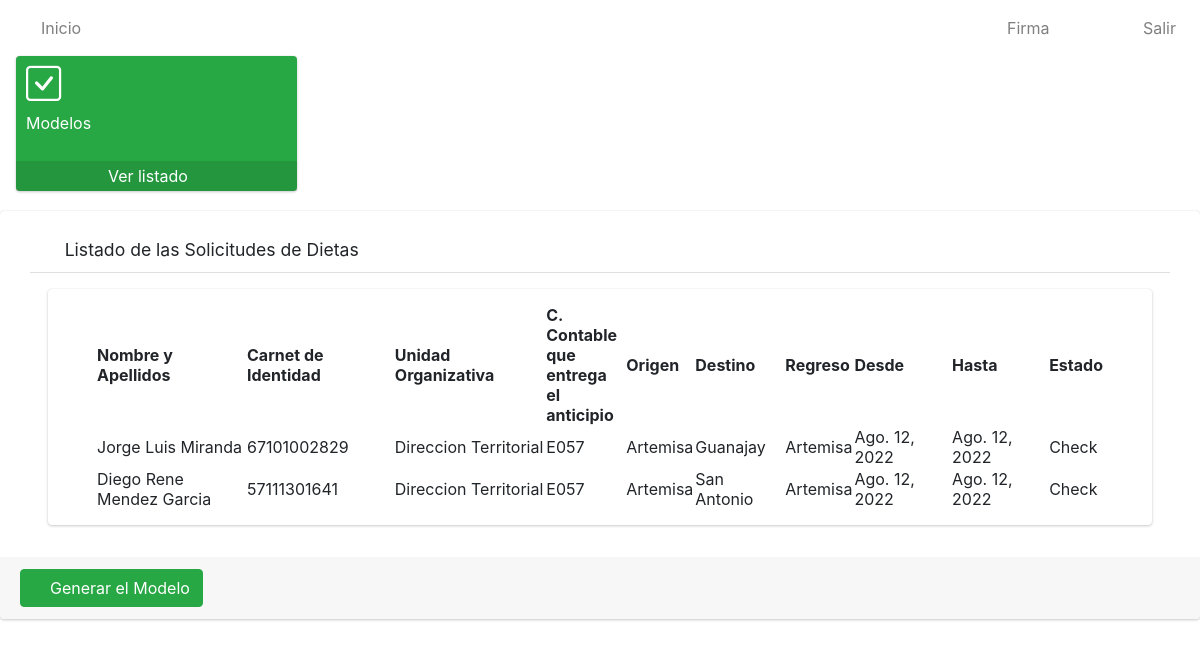
Screenshot of /modelo/solicitudes/listar/15/ with the database file from the repository.
### app/models.py (models this page shows, shortened)
class Solicitud(models.Model):
    numero=models.IntegerField()
    solicitante=models.ForeignKey(User, on_delete=models.CASCADE)
    trabajador=models.ForeignKey(Trabajador, on_delete=models.CASCADE)
    unidad_organizativa=models.ForeignKey(Unidad_Organizativa, on_delete=models.CASCADE)
    c_contable=models.CharField(max_length=4)
    provincia=models.ForeignKey(Provincia, on_delete=models.CASCADE)
    origen=models.ForeignKey(Municipio, on_delete=models.CASCADE, related_name='municipio_origen')
    destino=models.ForeignKey(Municipio, on_delete=models.CASCADE, related_name='municipio_destino')
    regreso=models.ForeignKey(Municipio, on_delete=models.CASCADE, related_name='municipio_regreso')
    fecha_inicio=models.DateField()
    fecha_final=models.DateField()
    estado=models.CharField(max_length=20)
    class Meta:
        verbose_name="Solicitud"
        verbose_name_plural="Solicitudes"

class Trabajador(models.Model):
    nombre_y_apellidos = models.CharField(max_length=80)
    ci=models.CharField(max_length=11, unique=True)
    def __str__(self):
            return self.nombre_y_apellidos
    class Meta:
        verbose_name = "Trabajador"
        verbose_name_plural = "Trabajadores"

class Unidad_Organizativa(models.Model):
    nombre=models.CharField(max_length=100)
    def __str__(self):
        return self.nombre
    class Meta:
        verbose_name="Unidad Organizativa"
        verbose_name_plural="Unidades Organizativas"

class Municipio(models.Model):
    nombre=models.CharField(max_length=30)
    provincia=models.ForeignKey(Provincia, on_delete=models.CASCADE)
    def __str__(self):
        return self.nombre
    class Meta:
        verbose_name="Municipio"
        verbose_name_plural="Municipios"

### app/views.py (the view)
# urls.py: path('modelo/solicitudes/listar/<id>/', listar_solicitudes_de_modelo, name='solicitudModel'),
def listar_solicitudes_de_modelo(request, id):
    lista=[]
    modelo=Modelo.objects.get(id=id)
    print(modelo.consec)
    print(modelo.nombre)
    lista_solicitudes=modelo.solicitudes.all()
    for i in lista_solicitudes:
        lista.append(i)
    data={
        'soli': lista,
    }
    return render(request, 'modelos/solicitudes/listar.html', data)

### app/templates/modelos/solicitudes/listar.html
{% extends 'base.html' %}
{% load static %}
{% block content %}
    <div class="row pl-3 pr-3" >
         <div class="col-lg-3 col-6 ">
            <div class="small-box bg-success">
                <div class="inner">
                    <h3 style="color: white;">
                        <i class=" bi bi-check-square"></i>
                    </h3> <p style="color: white;">Modelos</p>
                </div>
                <div class="icon"><i class="fas fa-check-square"></i>
                </div>
                <a href="{% url 'listarMod' %}" class="small-box-footer" style="color: white !important;">
                Ver listado <i class="fas fa-arrow-circle-right" style="color: white;"></i>
                </a>
            </div>
        </div>
    </div>
    <div class=" card card-default">
        <div class="card-header px-3 mb-3 mt-3 container">
            <h3 class="card-title">
            <i class="fas fa-search"></i>
                Listado de las Solicitudes de Dietas
            </h3>
            </div>
        <div class="card card-body content-header mx-5 px-5">
            <table id="myTable" class="display" style="width: 100%;">
                <thead>
                    <tr>
                        <th>Nombre y Apellidos</th>
                        <th>Carnet de Identidad</th>
                        <th>Unidad Organizativa</th>
                        <th>C. Contable que entrega el anticipio</th>
                        <th>Origen</th>
                        <th>Destino</th>
                        <th>Regreso</th>
                        <th>Desde</th>
                        <th>Hasta</th>
                        <th>Estado</th>
                    </tr>
                </thead>
                <tbody>
                    {% for i in soli %}
                    <tr>
                        <td style="width: 150px;">{{i.trabajador}}</td>
                        <td>{{i.trabajador.ci}}</td>
                        <td>{{i.unidad_organizativa}}</td>
                        <td style="width: 80px;">{{i.c_contable}}</td>
                        <td>{{i.origen}}</td>
                        <td>{{i.destino}}</td>
                        <td>{{i.regreso}}</td>
                        <td>{{i.fecha_inicio}}</td>
                        <td>{{i.fecha_final}}</td>
                        <td>{{i.estado}}</td>
                    </tr>
                    {% endfor %}
                </tbody>
            </table>
        </div>
        <div class=" card-footer mt-3">
            <a href="{% url 'crear_solicitud' %}" type="button" class="btn btn-primary btn-success">
                <i class="fas fa-plus"></i>
                Generar el Modelo
            </a>
        </div>
    </div>
{% endblock %}

### rows the page displays
Solicitud: trabajador "Jorge Luis Miranda", trabajador.ci "67101002829", unidad_organizativa "Direccion Territorial", c_contable "E057", origen "Artemisa", destino "Guanajay", regreso "Artemisa", fecha_inicio "Ago. 12, 2022", fecha_final "Ago. 12, 2022", estado "Check"
Solicitud: trabajador "Diego Rene Mendez Garcia", trabajador.ci "57111301641", unidad_organizativa "Direccion Territorial", c_contable "E057", origen "Artemisa", destino "San Antonio", regreso "Artemisa", fecha_inicio "Ago. 12, 2022", fecha_final "Ago. 12, 2022", estado "Check"
